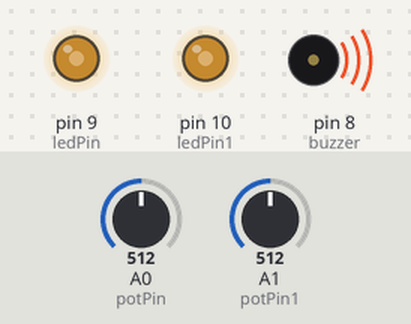
A sketch run on a simulated Arduino Uno, built with avr-gcc and run on an emulated ATmega328P. On the bench: output pins drawn as LEDs (lit = HIGH), buzzer (waves = sounding). Inputs (shaded band) come from the test bench; at power-on: A0 (potPin) = 512, A1 (potPin1) = 512.

Above: at 1.2 s.
1.3 s: A0 (potPin) set to 716
At 2.3 s:
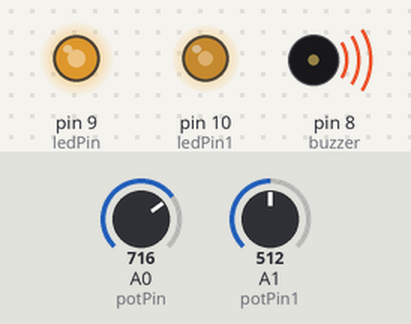
2.8 s: A1 (potPin1) set to 716
At 3.5 s:
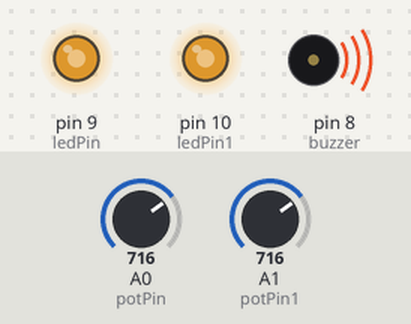
4.3 s: A0 (potPin) set to 900
At 4.6 s:
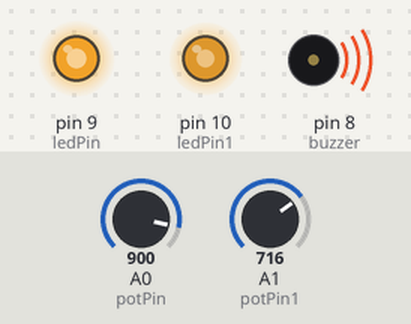
5.8 s: A1 (potPin1) set to 900
At 6.9 s:
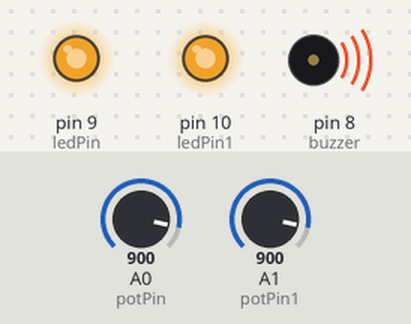
7.3 s: A0 (potPin) set to 511
At 8.1 s:
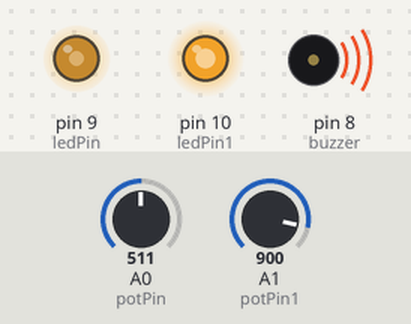
8.8 s: A1 (potPin1) set to 122
At 9.2 s:
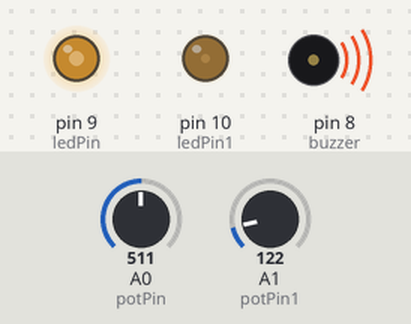
Timing chart, 0 to 11.3 s (numbered marks = the images above; inputs shaded):
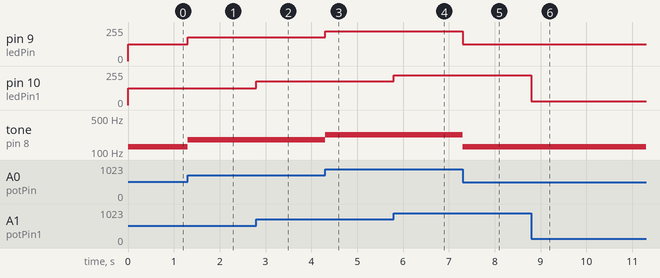

Measured:
- after the input at 1.3 s, pin 9 (ledPin): 127/255 → 178/255 at once; tone on pin 8 (buzzer): 127 Hz → 178 Hz at once
- after the input at 2.8 s, pin 10 (ledPin1): 127/255 → 178/255 at once
- after the input at 4.3 s, pin 9 (ledPin): 178/255 → 224/255 at once; tone on pin 8 (buzzer): 178 Hz → 224 Hz at once
- after the input at 5.8 s, pin 10 (ledPin1): 178/255 → 224/255 at once
- after the input at 7.3 s, pin 9 (ledPin): 224/255 → 127/255 at once; tone on pin 8 (buzzer): 224 Hz → 127 Hz at once
- after the input at 8.8 s, pin 10 (ledPin1): 224/255 → 30/255 at once

The sketch:

sound_generator.ino
```cpp
//Buzzer is connected to pin 8
#define buzzer 8

//Constants:
const int ledPin = 9;  //pin 9 has PWM funtion
const int potPin = A0; //pin A0 to read analog input
const int ledPin1 = 10;  //pin 10 also has PWM funtion
const int potPin1 = A1; //pin A1 to read analog input

//Variables:
int value;
int value1;


void setup(){
  //Input or output?
  pinMode(ledPin, OUTPUT);
  pinMode(potPin, INPUT);
  pinMode(ledPin1, OUTPUT);
  pinMode(potPin1, INPUT);
  pinMode(buzzer, OUTPUT);
}

void loop(){
  //Read values
  value = analogRead(potPin);
  value1 = analogRead(potPin1);

  //Map values
  value = map(value, 0, 1023, 0, 255);
  value1 = map(value1, 0, 1023, 0, 255);

  //Set LEDs to analog values
  analogWrite(ledPin, value);
  analogWrite(ledPin1, value1);

  //Update buzzer
  tone(buzzer, value, value1);

  //Print values
  Serial.println("0 - ");
  Serial.print(value);
  Serial.println("1 - ");
  Serial.print(value1);
}
```
